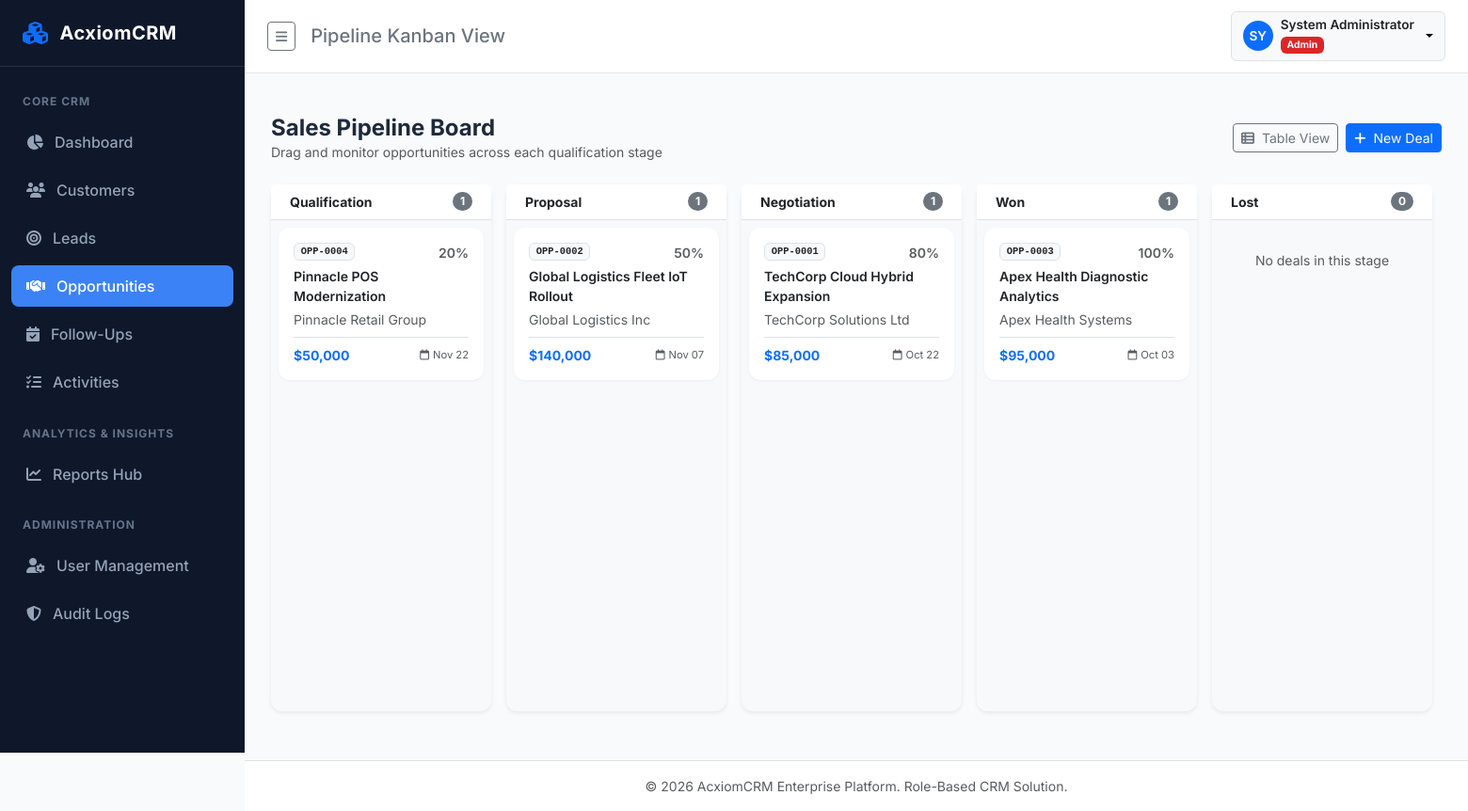
Page /opportunities/?view=pipeline (signed in) on the committed database.
### app/models/user.py (models this page shows, shortened)
class User(UserMixin, db.Model):
    __tablename__ = 'users'
    id = db.Column(db.Integer, primary_key=True)
    name = db.Column(db.String(100), nullable=False)
    email = db.Column(db.String(120), unique=True, nullable=False, index=True)
    password_hash = db.Column(db.String(255), nullable=False)
    role = db.Column(db.String(50), nullable=False, default=Role.SALES_EXECUTIVE)
    is_active = db.Column(db.Boolean, default=True, nullable=False)
    failed_login_count = db.Column(db.Integer, default=0, nullable=False)
    lockout_end = db.Column(db.DateTime, nullable=True)
    created_date = db.Column(db.DateTime, default=lambda: datetime.now(timezone.utc), nullable=False)
    assigned_customers = db.relationship('Customer', foreign_keys='Customer.owner_id', backref='owner', lazy=True)
    assigned_leads = db.relationship('Lead', foreign_keys='Lead.assigned_to_id', backref='assigned_to', lazy=True)
    assigned_opportunities = db.relationship('Opportunity', foreign_keys='Opportunity.assigned_to_id', backref='assigned_to', lazy=True)
    assigned_followups = db.relationship('FollowUp', foreign_keys='FollowUp.assigned_to_id', backref='assigned_to', lazy=True)
    assigned_activities = db.relationship('Activity', foreign_keys='Activity.assigned_to_id', backref='assigned_to', lazy=True)
    audit_logs = db.relationship('AuditLog', backref='user', lazy=True)
    @property
    def is_admin(self):
        return self.role == Role.ADMIN

### app/models/opportunity.py (models this page shows, shortened)
class Opportunity(db.Model):
    __tablename__ = 'opportunities'
    id = db.Column(db.Integer, primary_key=True)
    opportunity_code = db.Column(db.String(20), unique=True, nullable=False, index=True)
    opportunity_name = db.Column(db.String(150), nullable=False, index=True)
    customer_id = db.Column(db.Integer, db.ForeignKey('customers.id'), nullable=True)
    lead_id = db.Column(db.Integer, db.ForeignKey('leads.id'), nullable=True)
    amount = db.Column(db.Float, nullable=False)
    stage = db.Column(db.String(50), nullable=False, default=OpportunityStage.QUALIFICATION)
    probability = db.Column(db.Integer, nullable=False, default=20) # 0 to 100
    expected_close_date = db.Column(db.Date, nullable=False)
    status = db.Column(db.String(20), nullable=False, default=OpportunityStatus.OPEN) # Open, Won, Lost
    source = db.Column(db.String(50), nullable=True)
    notes = db.Column(db.Text, nullable=True)
    assigned_to_id = db.Column(db.Integer, db.ForeignKey('users.id'), nullable=True)
    created_date = db.Column(db.DateTime, default=datetime.utcnow, nullable=False)
    modified_date = db.Column(db.DateTime, default=datetime.utcnow, onupdate=datetime.utcnow, nullable=False)
    followups = db.relationship('FollowUp', backref='opportunity', cascade='all, delete-orphan', lazy=True)
    lead_rel = db.relationship('Lead', foreign_keys=[lead_id], lazy=True)

### app/models/customer.py (models this page shows, shortened)
class Customer(db.Model):
    __tablename__ = 'customers'
    id = db.Column(db.Integer, primary_key=True)
    customer_code = db.Column(db.String(20), unique=True, nullable=False, index=True)
    customer_name = db.Column(db.String(100), nullable=False, index=True)
    email = db.Column(db.String(120), unique=True, nullable=False, index=True)
    phone = db.Column(db.String(20), unique=True, nullable=False, index=True)
    company_name = db.Column(db.String(100), nullable=False)
    address = db.Column(db.String(255), nullable=True)
    city = db.Column(db.String(50), nullable=True)
    state = db.Column(db.String(50), nullable=True)
    status = db.Column(db.String(20), default='Active', nullable=False) # Active, Inactive
    notes = db.Column(db.Text, nullable=True)
    owner_id = db.Column(db.Integer, db.ForeignKey('users.id'), nullable=True)
    created_by_id = db.Column(db.Integer, db.ForeignKey('users.id'), nullable=True)
    created_date = db.Column(db.DateTime, default=datetime.utcnow, nullable=False)
    modified_date = db.Column(db.DateTime, default=datetime.utcnow, onupdate=datetime.utcnow, nullable=False)
    opportunities = db.relationship('Opportunity', backref='customer', cascade='all, delete-orphan', lazy=True)
    followups = db.relationship('FollowUp', backref='customer', cascade='all, delete-orphan', lazy=True)
    activities = db.relationship('Activity', backref='customer', cascade='all, delete-orphan', lazy=True)
    created_by = db.relationship('User', foreign_keys=[created_by_id], lazy=True)

### app/routes/opportunity_routes.py (the view, shortened to what this page needs)
@opportunity_bp.route('/')
@login_required
def list_opportunities():
    page = request.args.get('page', 1, type=int)
    search = request.args.get('search', '').strip()
    stage = request.args.get('stage', '').strip()
    status = request.args.get('status', '').strip()
    view_type = request.args.get('view', 'table') # 'table' or 'pipeline'
    query = CRMService.get_scoped_opportunities(current_user)
    if stage:
        query = query.filter(Opportunity.stage == stage)
    if status:
        query = query.filter(Opportunity.status == status)
    if view_type == 'pipeline':
        all_opps = query.order_by(Opportunity.expected_close_date.asc()).all()
        stage_map = {s: [] for s in OpportunityStage.ALL}
        for opp in all_opps:
            if opp.stage in stage_map:
                stage_map[opp.stage].append(opp)
        return render_template(
            'opportunities/pipeline_view.html',
            stage_map=stage_map,
            stages=OpportunityStage.ALL,
            search=search,
            stage=stage,
            status=status
        )

### app/templates/opportunities/pipeline_view.html (shortened to what this page needs)
{% extends "base.html" %}
{% block header_title %}Pipeline Kanban View{% endblock %}
{% block content %}
<div class="container-fluid p-0">
    <div class="d-flex justify-content-between align-items-center mb-4">
        <div>
            <h4 class="fw-bold mb-0">Sales Pipeline Board</h4>
            <p class="text-muted small mb-0">Drag and monitor opportunities across each qualification stage</p>
        </div>
        <div class="d-flex gap-2">
            <a href="{{ url_for('opportunities.list_opportunities', view='table') }}" class="btn btn-outline-secondary btn-sm">
                <i class="fa-solid fa-table-list me-1"></i> Table View
            </a>
            <a href="{{ url_for('opportunities.create') }}" class="btn btn-primary btn-sm">
                <i class="fa-solid fa-plus me-1"></i> New Deal
            </a>
        </div>
    </div>
    <div class="row g-3 flex-nowrap overflow-auto pb-4" style="min-height: 600px;">
        {% for st in stages %}
            <div class="col-12 col-md-4 col-xl-2" style="min-width: 250px;">
                <div class="card h-100 bg-light border-0 shadow-sm">
                    <div class="card-header bg-white d-flex justify-content-between align-items-center py-2 border-bottom">
                        <span class="fw-bold small">{{ st }}</span>
                        <span class="badge bg-secondary rounded-pill">{{ stage_map[st]|length }}</span>
                    </div>
                    <div class="card-body p-2 d-flex flex-column gap-2" style="max-height: 70vh; overflow-y: auto;">
                        {% if stage_map[st] %}
                            {% for opp in stage_map[st] %}
                                <div class="card p-3 shadow-xs border-0 bg-white">
                                    <div class="d-flex justify-content-between align-items-start mb-1">
                                        <span class="badge bg-light text-dark border font-monospace" style="font-size: 0.65rem;">{{ opp.opportunity_code }}</span>
                                        <span class="small fw-semibold text-muted">{{ opp.probability }}%</span>
                                    </div>
                                    <a href="{{ url_for('opportunities.details', opportunity_id=opp.id) }}" class="fw-semibold text-dark text-decoration-none small mb-1">
                                        {{ opp.opportunity_name }}
                                    </a>
                                    <div class="small text-muted mb-2">{{ opp.customer.customer_name if opp.customer else 'No Customer' }}</div>
                                    <div class="d-flex justify-content-between align-items-center pt-2 border-top">
                                        <span class="fw-bold text-primary small">${{ "{:,.0f}".format(opp.amount) }}</span>
                                        <span class="small text-muted" style="font-size: 0.7rem;"><i class="fa-regular fa-calendar me-1"></i>{{ opp.expected_close_date.strftime('%b %d') if opp.expected_close_date else '' }}</span>
                                    </div>
                                </div>
                            {% endfor %}
                        {% else %}
                            <div class="text-center py-4 text-muted small">No deals in this stage</div>
                        {% endif %}
                    </div>
                </div>
            </div>
        {% endfor %}
    </div>
</div>
{% endblock %}

### app/templates/base.html (shortened to what this page needs)
<!DOCTYPE html>
<html lang="en">
<head>
    <link href="https://cdn.jsdelivr.net/npm/bootstrap@5.3.3/dist/css/bootstrap.min.css" rel="stylesheet">
    <link href="https://cdnjs.cloudflare.com/ajax/libs/font-awesome/6.5.1/css/all.min.css" rel="stylesheet">
    <link href="{{ url_for('static', filename='css/custom.css') }}" rel="stylesheet">
</head>
<body>
{% if current_user.is_authenticated %}
<div class="d-flex" id="wrapper">
    <div id="sidebar-wrapper">
        <div class="sidebar-brand">
            <i class="fa-solid fa-cubes text-primary fs-4"></i>
            <span>{{ app_name }}</span>
        </div>
        <div class="list-group list-group-flush pt-2">
            <div class="sidebar-heading">Core CRM</div>
            <div class="nav-item">
                <a href="{{ url_for('dashboard.index') }}" class="nav-link {% if request.endpoint == 'dashboard.index' %}active{% endif %}">
                    <i class="fa-solid fa-chart-pie w-20"></i> Dashboard
                </a>
            </div>
            <div class="nav-item">
                <a href="{{ url_for('customers.list_customers') }}" class="nav-link {% if 'customers.' in request.endpoint %}active{% endif %}">
                    <i class="fa-solid fa-users w-20"></i> Customers
                </a>
            </div>
            <div class="nav-item">
                <a href="{{ url_for('leads.list_leads') }}" class="nav-link {% if 'leads.' in request.endpoint %}active{% endif %}">
                    <i class="fa-solid fa-bullseye w-20"></i> Leads
                </a>
            </div>
            <div class="nav-item">
                <a href="{{ url_for('opportunities.list_opportunities') }}" class="nav-link {% if 'opportunities.' in request.endpoint %}active{% endif %}">
                    <i class="fa-solid fa-handshake w-20"></i> Opportunities
                </a>
            </div>
            <div class="nav-item">
                <a href="{{ url_for('followups.list_followups') }}" class="nav-link {% if 'followups.' in request.endpoint %}active{% endif %}">
                    <i class="fa-solid fa-calendar-check w-20"></i> Follow-Ups
                </a>
            </div>
            <div class="nav-item">
                <a href="{{ url_for('activities.list_activities') }}" class="nav-link {% if 'activities.' in request.endpoint %}active{% endif %}">
                    <i class="fa-solid fa-list-check w-20"></i> Activities
                </a>
            </div>
            <div class="sidebar-heading">Analytics & Insights</div>
            <div class="nav-item">
                <a href="{{ url_for('reports.hub') }}" class="nav-link {% if 'reports.' in request.endpoint %}active{% endif %}">
                    <i class="fa-solid fa-chart-line w-20"></i> Reports Hub
                </a>
            </div>
            {% if current_user.is_admin or current_user.is_manager %}
            <div class="sidebar-heading">Administration</div>
            {% if current_user.is_admin %}
            <div class="nav-item">
                <a href="{{ url_for('users.list_users') }}" class="nav-link {% if 'users.' in request.endpoint %}active{% endif %}">
                    <i class="fa-solid fa-user-gear w-20"></i> User Management
                </a>
            </div>
            {% endif %}
            <div class="nav-item">
                <a href="{{ url_for('audit.list_logs') }}" class="nav-link {% if 'audit.' in request.endpoint %}active{% endif %}">
                    <i class="fa-solid fa-shield-halved w-20"></i> Audit Logs
                </a>
            </div>
            {% endif %}
        </div>
    </div>
    <div id="page-content-wrapper">
        <nav class="top-navbar d-flex justify-content-between align-items-center">
            <div class="d-flex align-items-center gap-3">
                <button class="btn btn-outline-secondary btn-sm" id="sidebar-toggle" type="button">
                    <i class="fa-solid fa-bars"></i>
                </button>
                <h5 class="m-0 d-none d-md-block text-secondary">{% block header_title %}Overview{% endblock %}</h5>
            </div>
            <div class="d-flex align-items-center gap-3">
                <div class="dropdown">
                    <button class="btn btn-light dropdown-toggle d-flex align-items-center gap-2 border" type="button" data-bs-toggle="dropdown">
                        <div class="rounded-circle bg-primary text-white d-flex align-items-center justify-content-center" style="width: 32px; height: 32px; font-size: 0.85rem; font-weight: 600;">
                            {{ current_user.name[:2].upper() }}
                        </div>
                        <div class="text-start d-none d-sm-block">
                            <div class="fw-semibold text-dark" style="font-size: 0.85rem; line-height: 1.1;">{{ current_user.name }}</div>
                            <span class="badge {% if current_user.is_admin %}badge-role-admin{% elif current_user.is_manager %}badge-role-manager{% else %}badge-role-sales{% endif %}" style="font-size: 0.65rem;">
                                {{ current_user.role }}
                            </span>
                        </div>
                    </button>
                </div>
            </div>
        </nav>
        <div class="container-fluid px-4 pt-3">
        </div>
        <main class="main-content">
            {% block content %}{% endblock %}
        </main>
        <footer class="bg-white border-top py-3 px-4 text-center text-muted small mt-auto">
            &copy; {{ now.year }} {{ app_name }} Enterprise Platform. Role-Based CRM Solution.
        </footer>
    </div>
</div>
{% endif %}
</body>
</html>

### rows in the picture
User: name "SY", name "System Administrator", role "Admin"
Opportunity: opportunity_code "OPP-0004", probability "20", opportunity_name "Pinnacle POS Modernization", customer "Pinnacle Retail Group", amount "50,000", expected_close_date "Nov 22"
Opportunity: opportunity_code "OPP-0002", probability "50", opportunity_name "Global Logistics Fleet IoT Rollout", customer "Global Logistics Inc", amount "140,000", expected_close_date "Nov 07"
Opportunity: opportunity_code "OPP-0001", probability "80", opportunity_name "TechCorp Cloud Hybrid Expansion", customer "TechCorp Solutions Ltd", amount "85,000", expected_close_date "Oct 22"
Opportunity: opportunity_code "OPP-0003", probability "100", opportunity_name "Apex Health Diagnostic Analytics", customer "Apex Health Systems", amount "95,000", expected_close_date "Oct 03"

### other values in the picture
{{ app_name }} "AcxiomCRM"
{{ st }} "Qualification" "Proposal" "Negotiation" "Won" "Lost"
{{ stage_map[st]|length }} "1" "1" "1" "1" "0"
